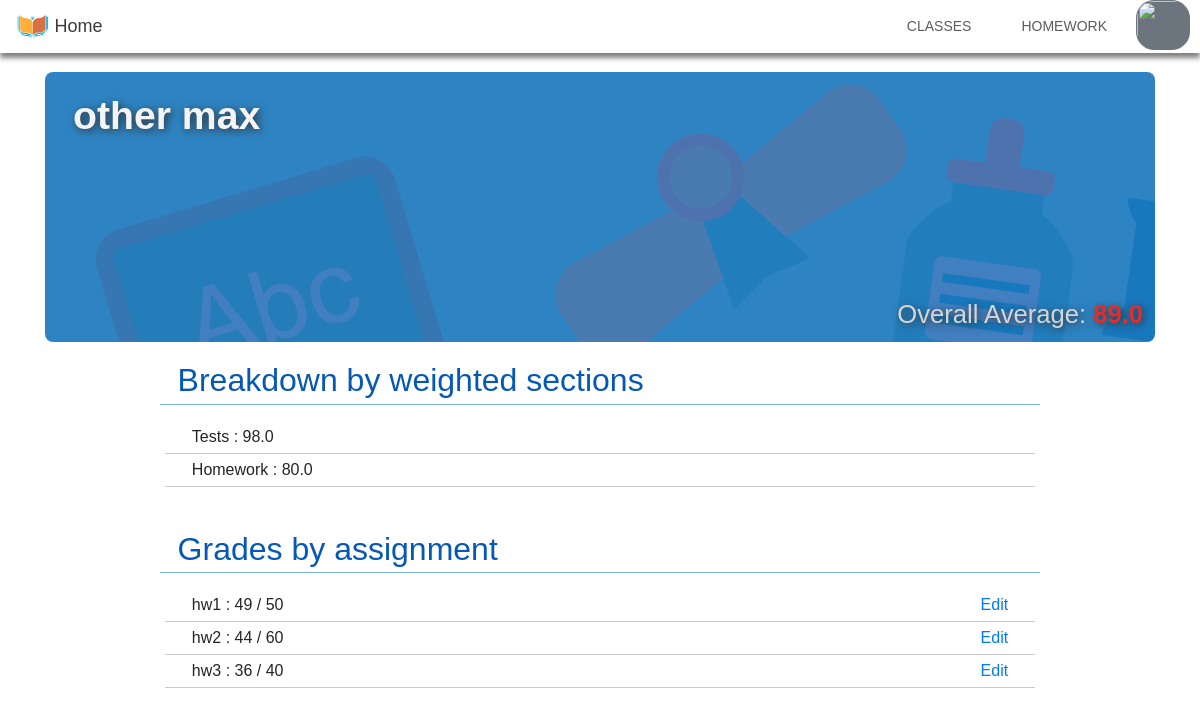
The app's page /usergrades/2/3Y7E3X1 (signed in), older data.
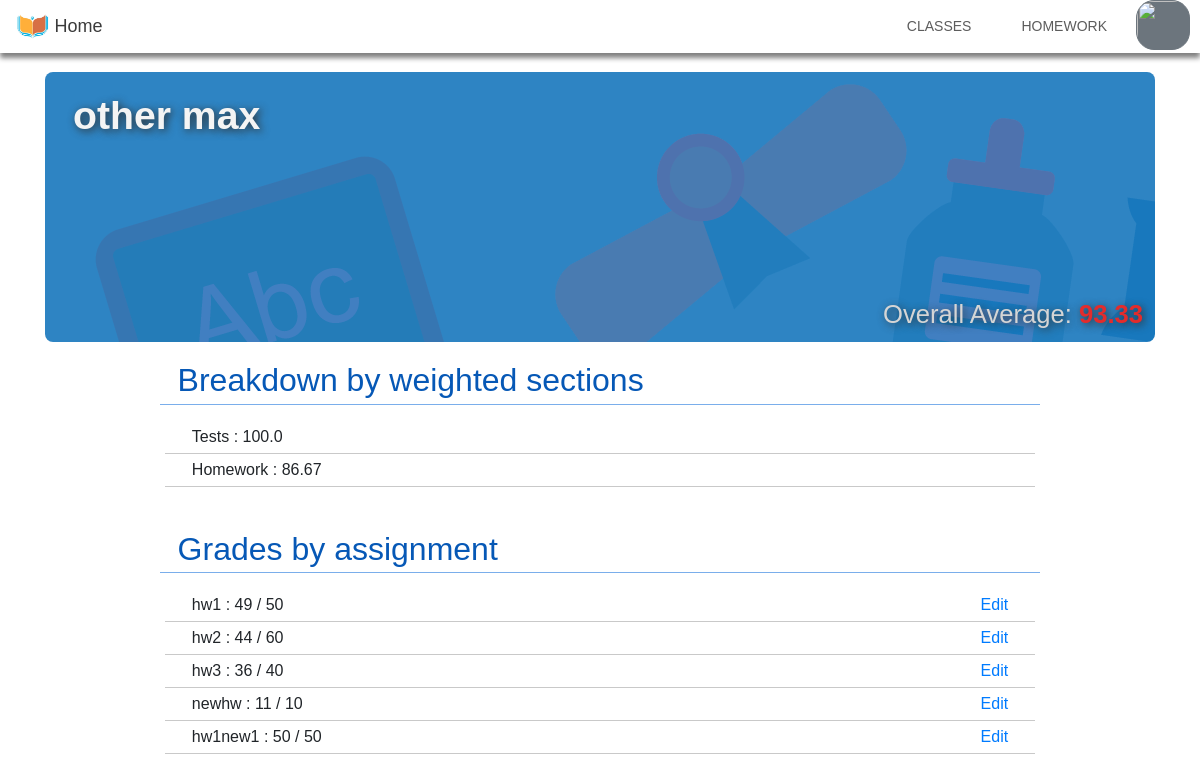
The same page, newer data.
### tables this page shows
CREATE TABLE users(userID TEXT PRIMARY KEY, email TEXT, name TEXT);

CREATE TABLE grades(classID INTEGER, userID TEXT, assignment TEXT, grade INTEGER, maxGrade INTEGER, weight TEXT);

### app.py (the view)
@app.route('/usergrades/<classID>/<userID>')
def userGrades(classID, userID):
	if 'userid' not in flask.session:
		return flask.redirect('/')
	if flask.session['userid'] != userID:
		if not db.isTeacher(flask.session['userid'], classID):
			return flask.redirect('/class/' + str(classID))
	avg,weightavgs = db.calculateAverage(userID, classID)
	name = db.getUserName(userID)
	grades = db.getUserGrades(classID, userID)
	isTeacher = (db.getTeacher(classID) == flask.session["userid"])
	return flask.render_template('usergrades.html', avg = avg, weightavgs = weightavgs, name = name, grades = grades, classID = classID, isTeacher = isTeacher)

### util/dbtools.py (called while the page is built)
def getTeacher(classID):
    db,c = getDBCursor()
    output = None
    for i in c.execute("SELECT userID FROM classes WHERE classID = ?", (classID,)):
        output = i[0]
    closeDB(db)
    return output

def getUserName(userID):
    db,c = getDBCursor()
    name = None
    for i in c.execute("SELECT name FROM users WHERE userID = ?", (userID,)):
        name = i[0]
    closeDB(db)
    return name

def isTeacher(userID, classID):
    db,c = getDBCursor()
    output = False
    for i in c.execute('SELECT * FROM classes WHERE classID = ? AND userID = ?', (classID, userID,)):
        output = True
    closeDB(db)
    return output

def getUserGrades(classID, userID):
    db,c = getDBCursor()
    c.execute("SELECT * FROM grades WHERE classID = ? AND userID = ?", (classID, userID,))
    output = c.fetchall()
    closeDB(db)
    return output

def getDBCursor():
    db = sqlite3.connect("data/classify.db")
    cursor = db.cursor()
    return db,cursor

def closeDB(db):
    db.commit()
    db.close()

### templates/usergrades.html (shortened to what this page needs)
{% extends "base.html" %}
{% block navbar %}
<nav class="navbar navbar-expand-sm navbar-dark fixed-top mb-5" id="containerNav">
	<div class="container-fluid" id="mainNav">
		<div class="navbar-header">
			<a id="navHome" class="navbar-brand" href="/login">
				<img id="navImg" src="../static/navLogo.jpeg" alt="" class="img-circle">&nbsp;Home
			</a>
		</div>
		<div class="collapse navbar-collapse" id="navbarResponsive">
			<ul class="navbar-nav text-uppercase ml-auto">
				<li class="nav-item">
					<a class="nav-link pl-4 pr-4 other" href="/login">Classes</a>
				</li>
				<li class="nav-item">
					<a class="nav-link pl-4 pr-4 other" href="/fact">Homework</a>
				</li>
				<li class="nav-item mr-1 ml-1">
					<div class="btn-group">
						<img src="https://api.adorable.io/avatars/53/{{ session['email'] }}" alt="" class="btn btn-secondary dropdown-toggle" href="#" role="button" id="dropMenu" data-toggle="dropdown" aria-haspopup="true" aria-expanded="false">
					</div>
				</li>
			</ul>
		</div>
	</div>
</nav>
{% endblock %}
{% block content %}
<div class="container">
	<div class="d-flex flex-wrap grade-head justify-content-between mt-5">
		<div class="p-1 mr-auto">
			<h2 id="navHeader3" class="ml-4 mt-3"><b>{{ name }}</b></h2>
		</div>
		<div class="d-flex flex-column mt-2 justify-content-between">
			<div class="ml-auto mr-3 p-1">
			</div>
			<div class="p-1 mr-2">
				<h4 id="navHeader6">Overall Average: <b style="color: #e32c2c;">{{ avg }}</b></h4>
			</div>
		</div>
	</div>
	<div class="row mr-1 ml-1">
		<div class="col-md-1"></div>
		<div class="col">
			<h2 class="mt-special mb-3 pb-1 text-mine btmBorder mr-1 ml-1"> &nbsp; Breakdown by weighted sections</h2>
		</div>
		<div class="col-md-1"></div>
	</div>
	{% for i in weightavgs %}
	<div class="row mr-1 ml-1">
		<div class="col-md-1"></div>
		<div class="col ml-4 mr-4 btmBorder2">
			<div class="d-flex flex-wrap justify-content-between ml-2 mr-2">
				<div class="p-1 ">
					{{i}} : {{weightavgs[i]}}
				</div>
				<div class="p-1">
				</div>
			</div>
		</div>
		<div class="col-md-1"></div>
	</div>
	{% endfor %}
	<div class="row mr-1 ml-1 mt-4">
		<div class="col-md-1"></div>
		<div class="col">
			<h2 class="mt-special mb-3 pb-1 text-mine btmBorder mr-1 ml-1"> &nbsp; Grades by assignment</h2>
		</div>
		<div class="col-md-1"></div>
	</div>
	{% for i in grades %}
	<div class="row mr-1 ml-1">
		<div class="col-md-1"></div>
		<div class="col ml-4 mr-4 btmBorder2">
			<div class="d-flex flex-wrap justify-content-between ml-2 mr-2">
				<div class="p-1 ">
					{{i[2]}} : {{i[3]}} / {{i[4]}}
				</div>
				<div class="p-1">
					{% if isTeacher %}
					{% set url = "/gradebook/" + classID|string + "/" + i[2] %}
					<a href="{{ url }}">Edit</a>
					{% endif %}
				</div>
			</div>
		</div>
		<div class="col-md-1"></div>
	</div>
	{% endfor %}
</div>
{% endblock %}

### templates/base.html (shortened to what this page needs)
<!DOCTYPE html>
<html lang="en">
<head>
    <link rel="stylesheet" href="https://stackpath.bootstrapcdn.com/font-awesome/4.7.0/css/font-awesome.min.css" type="text/css">
    <link rel="stylesheet" href="https://stackpath.bootstrapcdn.com/bootstrap/4.1.3/css/bootstrap.min.css">
    <link rel="stylesheet" href="{{ url_for('static', filename='main.css')}}" type="text/css">
</head>
<body id="body">
    {% block navbar %}{% endblock %}
    {% block content %}{% endblock %}
</body>
</html>

### static/main.css (style rules this page uses)
.navbar { background-color: white; padding-top: 0px; padding-bottom: 0px; position: fixed; }
.navbar-nav .nav-link { font-family: Tahoma, Geneva, sans-serif; font-size: 14px; padding-top: 15px; padding-bottom: 15px; }
#mainNav { padding: 0px; }
#containerNav { padding-right: 0px; box-shadow: 0px 5px 5px grey; }
.other { color: #5c5c5c !important; border: 1px solid white; }
#navHome { color: #3b3b3b; font-family: Tahoma, Geneva, sans-serif; font-size: 18px; font-weight: 500; }
#navImg { max-width: 2.1rem; max-height: 2.1rem; }
#navHeader3 { color: #f4f4f4; font-family: Tahoma, Geneva, sans-serif; font-size: 2.45rem; text-shadow: 2px 2px 8px #2f2f2f; }
#navHeader6 { color: #d5d5d5; font-family: Tahoma, Geneva, sans-serif; font-weight: 1000px; font-size: 1.6em; text-shadow: 2px 2px 8px #2f2f2f; }
#body { font-family: Tahoma, Geneva, sans-serif; }
#dropMenu { height: 50px; width: 60px; border-radius: 18px; max-height: 80%; max-width: 90%; position: center 90px; padding: 0px; }
.grade-head { background-image: url(../static/grades_background.png); min-width: 100%; min-height: 200px; height: 270px; background-position: cover; border-radius: 8px; }
.btmBorder { border-bottom: 1px solid #7aaeeb; }
.mt-special { margin-top: 1.2rem; }
.text-mine { color: #0658b6; }
.btmBorder2 { border-bottom: 1px solid #c9c9c9; }

Row changes from the older to the newer data that the page shows:
computed for grades "Tests": weight "98.0" → "100.0"
computed for grades "Homework": weight "80.0" → "86.67"
added grades: assignment "newhw", grade "11", maxGrade "10", shown under "Grades by assignment"
added grades: assignment "hw1new1", grade "50", maxGrade "50", shown under "Grades by assignment"
Text that changed along with them:
{{ avg }}: "89.0" → "93.33"
